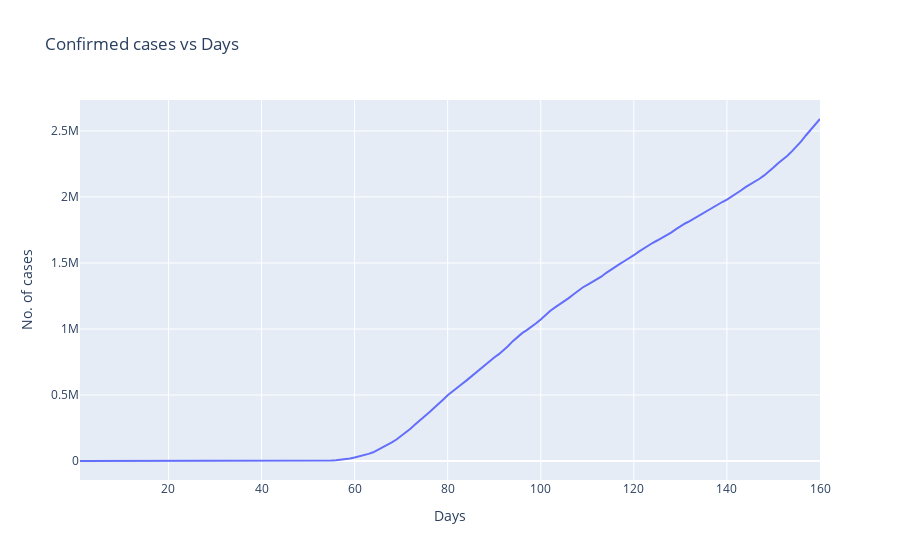

Write notebook code for a chart like this one.
### Markdown cell above
#### Now, to plot a single chart only, below is the method

### Code cell
tr1 = go.Scatter(                           # 'go' is taken from 'import plotly.graph_objs as go' which has been executed already
 
    
                x=data_us.Days,             # data to be assign along the x-axis
    
                y=data_us.Confirmed,        # data to be assigned along the y-axis
    
                mode='lines',               # mode helps to assgn the plot which we are interested in. 
                                            # mode has 'lines','markers' and 'lines+markers' parameters, 'line+markers' gives more clear and precised visualization by adding dots at every specific coordinate
    
                name = 'Confirmed',         # name defines the name of which plot is this
    
                text = 'U.S.A'              # text is usually printed whenever you put the mouse cursor on that plot to see to which data the plot is associated with

)            
data1=[tr1]        # this is used to store the trace in the list. For more than one plot, we add their trace in this list only

layout1 = dict(title = 'Confirmed cases vs Days',xaxis=dict(title='Days'),yaxis=dict(title='No. of cases'))        # we design layout to provide title of the plot and to give specific name to the x-axis and y-axis

fig = dict(data=data1,layout=layout1)          # further we form a dictionary having the srored trace and the layout

iplot(fig)

### Figure 1 — Plotly figure (JSON) as saved in the notebook; plotly's stock layout.template omitted (floating-point values rounded to 4 significant figures; data arrays with more than 128 entries replaced by an {"elided": "..."} marker saying what was removed)
{"data": [{"mode": "lines", "name": "Confirmed", "text": "U.S.A", "type": "scatter", "x": {"elided": "160 int values"}, "y": {"elided": "160 int values"}}], "layout": {"title": {"text": "Confirmed cases vs Days"}, "xaxis": {"title": {"text": "Days"}}, "yaxis": {"title": {"text": "No. of cases"}}}}
